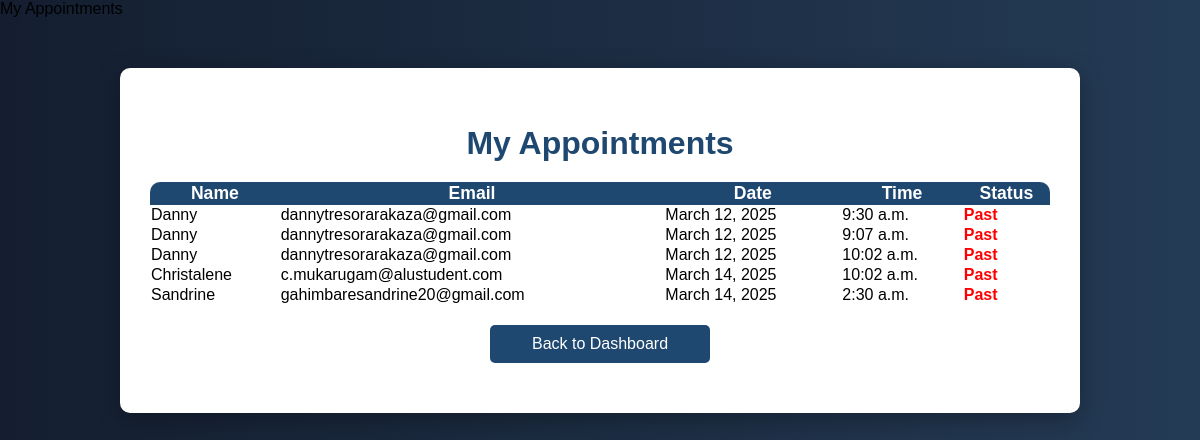
Screenshot of /appointments/12/ (signed in) with the database file from the repository.
### myapp/models.py (models this page shows, shortened)
class Appointment(models.Model):
    user = models.ForeignKey(User, on_delete=models.CASCADE)  # Ensuring user is linked to appointment
    professional = models.ForeignKey('Professional', on_delete=models.CASCADE)
    date = models.DateField()
    time = models.TimeField()
    reason = models.TextField()
    created_at = models.DateTimeField(auto_now_add=True)

### myapp/views.py (the view)
# urls.py: path('appointments/<int:professional_id>/', appointments_view, name='appointments'),
@login_required
def appointments_view(request, professional_id):
    professional = get_object_or_404(Professional, id=professional_id)
    appointments = Appointment.objects.filter(professional_name=professional.name).select_related('client')
    context = {
        'professional': professional,
        'appointments': appointments,
        'today': now().date()  # ✅ Pass today's date to the template
    }
    return render(request, 'appointments.html', context)

### myapp/templates/appointments.html (shortened to what this page needs)
<div class="container mt-4">
    <h2> My Appointments</h2>
    {% if appointments %}
        <div class="table-responsive">
            <table class="table table-striped table-hover mt-3 shadow-sm rounded">
                <thead>
                    <tr>
                        <th>Name</th>
                        <th>Email</th>
                        <th>Date</th>
                        <th>Time</th>
                        <th>Status</th>
                    </tr>
                </thead>
                <tbody id="appointment-list">
                    {% for appointment in appointments %}
                    <tr class="appointment-row {% if forloop.counter > 10 %}hidden{% endif %}">
                        <td>{{ appointment.client.username }}</td>
                        <td>{{ appointment.client.email }}</td>
                        <td>{{ appointment.date }}</td>
                        <td>{{ appointment.time }}</td>
                        <td>
                            {% if appointment.is_canceled %}
                                <span class="status-canceled">Canceled</span>
                            {% elif appointment.date < today %}
                                <span class="status-past">Past</span>
                            {% else %}
                                <span class="status-upcoming">Upcoming</span>
                            {% endif %}
                        </td>
                    </tr>
                    {% endfor %}
                </tbody>
            </table>
        </div>
    {% else %}
        <div class="alert alert-info text-center" role="alert">
            <p class="mb-0">No appointments booked yet.</p>
        </div>
    {% endif %}
    <a href="{% url 'professional_dashboard' %}" class="btn-back">Back to Dashboard</a>
</div>

### myapp/templates/appointments.html (style rules this page uses)
.container { background: white; padding: 30px; border-radius: 10px; box-shadow: 0px 6px 25px rgba(0, 0, 0, 0.3); margin-top: 50px; max-width: 900px; margin-left: auto; margin-right: auto; }
h2 { font-size: 2em; font-weight: bold; color: #1f4870; text-align: center; margin-bottom: 20px; }
table { width: 100%; border-collapse: separate; border-spacing: 0; border-radius: 10px; overflow: hidden; }
.table thead { background: #1f4870; color: white; font-size: 1.1em; }
.table tbody tr { transition: all 0.3s ease; }
.status-past { color: red; font-weight: bold; }
.btn-back { display: block; width: 200px; margin: 20px auto; padding: 10px; text-align: center; background: #1f4870; color: white; font-size: 1em; border-radius: 5px; text-decoration: none; transition: all 0.3s ease; }

### rows the page displays
Appointment: client.username "Danny", client.email "dannytresorarakaza@gmail.com", date "March 12, 2025", time "9:30 a.m.", shows "Past"
Appointment: client.username "Danny", client.email "dannytresorarakaza@gmail.com", date "March 12, 2025", time "9:07 a.m.", shows "Past"
Appointment: client.username "Danny", client.email "dannytresorarakaza@gmail.com", date "March 12, 2025", time "10:02 a.m.", shows "Past"
Appointment: client.username "Christalene", client.email "c.mukarugam@alustudent.com", date "March 14, 2025", time "10:02 a.m.", shows "Past"
Appointment: client.username "Sandrine", client.email "gahimbaresandrine20@gmail.com", date "March 14, 2025", time "2:30 a.m.", shows "Past"
